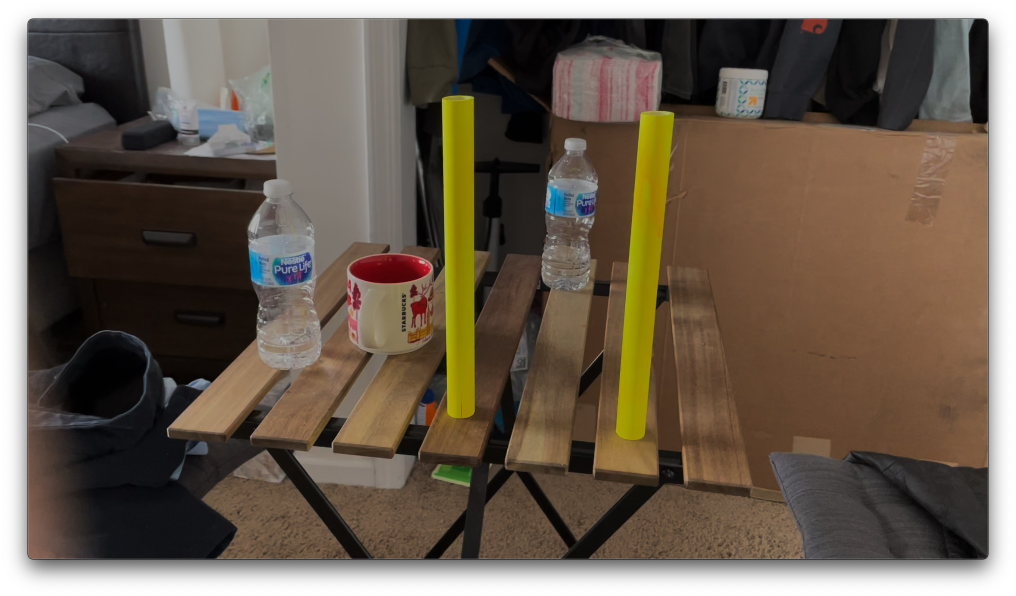
#> input picture Yellowpole7.jpg, 2032 x 1192 px (shown at 1/2 size)
$ python test_pic.py
#> lines starting #> are read from the running program, lines starting #| are printed output that depends on the picture; after the words box and inside, x2 and y2 are one past the last pixel; in counts of white or black regions, pixels touching at a corner belong together
### recognition.py
import cv2
import numpy as np

# Regular HSV setting
#lower_yellow = np.array([20, 80, 80])
#upper_yellow = np.array([40, 255, 255])

def detect_yellow(frame):
    # filter for yellow
    hsv = cv2.cvtColor(frame, cv2.COLOR_BGR2HSV)
    lower_yellow = np.array([23, 100, 80])
    upper_yellow = np.array([40, 255, 255])
    mask = cv2.inRange(hsv, lower_yellow, upper_yellow)

    return mask

# [212 lines left out: functions detect_blue, detect_circle, detect_green, detect_circle_green, park_dir, detect_poles and 6 more, not called in this run]


### test_pic.py
import cv2
import numpy as np
import recognition as rec

frame = cv2.imread('Yellowpole7.jpg')
#> frame is the input picture: shape (1192, 2032, 3); mean B, G, R 79.9, 93.4, 105.8
blur = cv2.GaussianBlur(frame,(5,5),0)

edges = rec.detect_yellow(blur)
#> in detect_yellow, `hsv = cv2.cvtColor(frame, cv2.COLOR_BGR2HSV)`: hsv: shape (1192, 2032, 3); mean H, S, V 30.2, 76.5, 106.9
#> in detect_yellow, `mask = cv2.inRange(hsv, lower_yellow, upper_yellow)`:
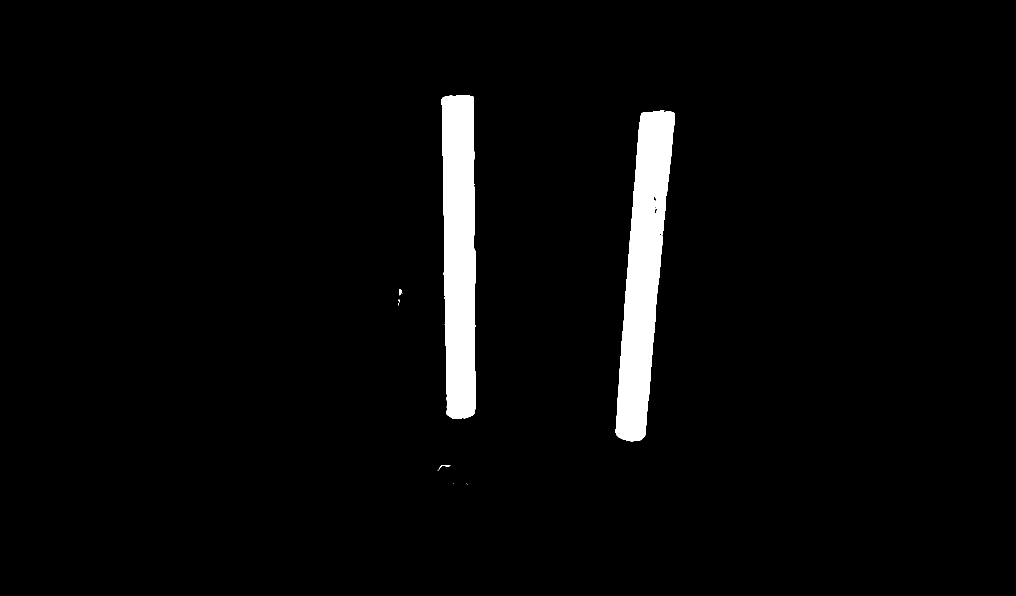
#> mask: shape (1192, 2032) (shown at 1/2 size); 3.4% white; 10 white regions (6 under 20 px), largest, box (x1, y1, x2, y2) and area: (1231, 221, 1349, 883) 42272, (883, 190, 951, 838) 39058, (798, 578, 804, 591) 54, (875, 930, 901, 942) 49

#> (the run stopped early here; a loop or call above may not have finished)

$ run again, with Yellowpole1.jpeg copied over Yellowpole7.jpg
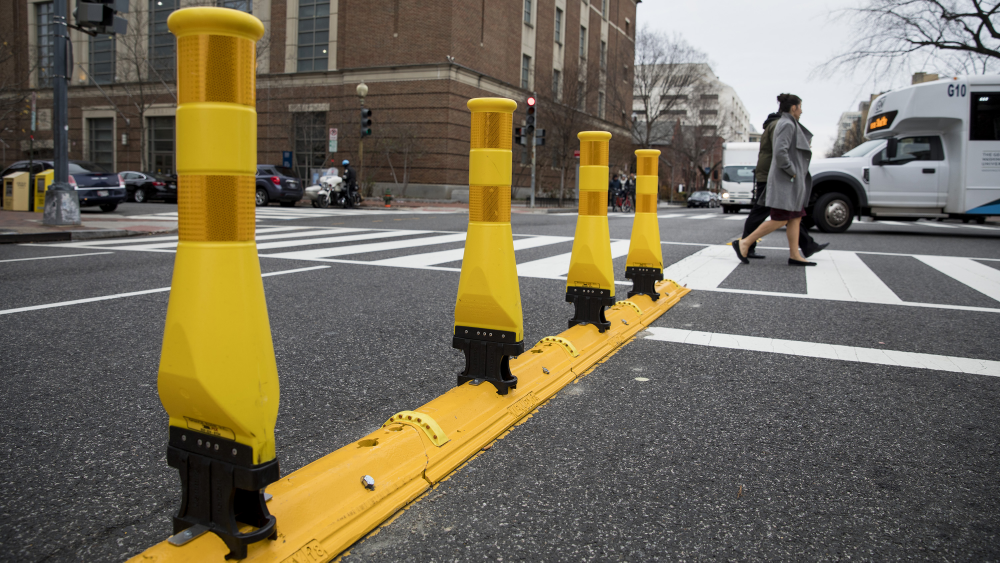
#> input picture Yellowpole1.jpeg, 3000 x 1687 px (shown at 1/3 size)
#> frame is the input picture: shape (1687, 3000, 3); mean B, G, R 88.5, 107.8, 115.9
#> hsv: shape (1687, 3000, 3); mean H, S, V 66.1, 54.6, 118.4
#> in detect_yellow, `mask = cv2.inRange(hsv, lower_yellow, upper_yellow)`:
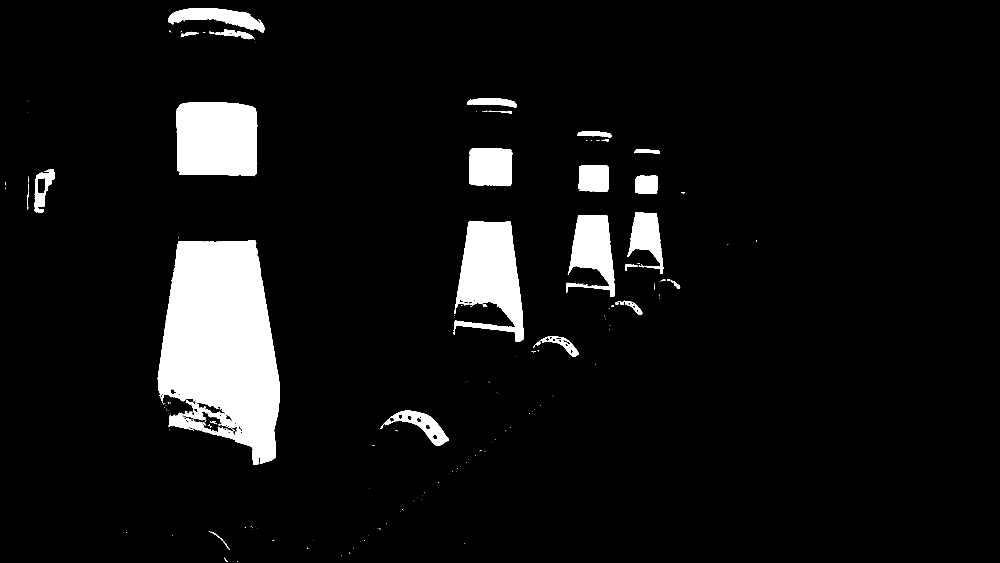
#> mask: shape (1687, 3000) (shown at 1/3 size); 7.1% white; 207 white regions (171 under 20 px), largest, box (x1, y1, x2, y2) and area: (473, 721, 840, 1395) 175634, (529, 306, 772, 529) 51311, (1361, 662, 1571, 1026) 46197

$ run again, with Yellowpole2.jpeg copied over Yellowpole7.jpg
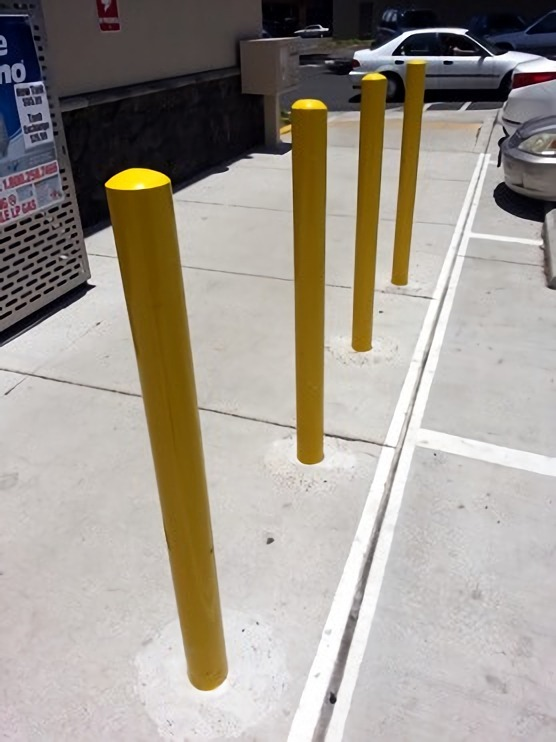
#> input picture Yellowpole2.jpeg, 556 x 742 px
#> frame is the input picture: shape (742, 556, 3); mean B, G, R 144.7, 153.8, 160.7
#> hsv: shape (742, 556, 3); mean H, S, V 55.2, 46.6, 162.3
#> in detect_yellow, `mask = cv2.inRange(hsv, lower_yellow, upper_yellow)`:
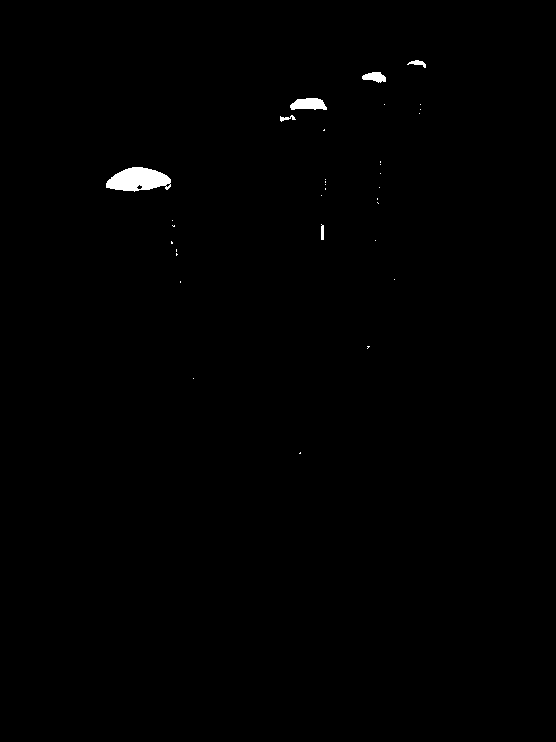
#> mask: shape (742, 556); 0.45% white; 33 white regions (27 under 20 px), largest, box (x1, y1, x2, y2) and area: (106, 167, 171, 192) 1134, (290, 98, 327, 110) 341, (362, 72, 386, 83) 178, (407, 60, 426, 68) 70, (280, 115, 296, 122) 51, (321, 224, 324, 240) 45

$ run again, with Yellowpole3.jpeg copied over Yellowpole7.jpg
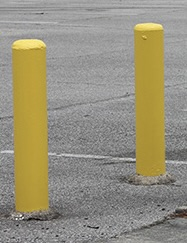
#> input picture Yellowpole3.jpeg, 187 x 243 px
#> frame is the input picture: shape (243, 187, 3); mean B, G, R 124.4, 145.5, 151.3
#> `blur = cv2.GaussianBlur(frame,(5,5),0)`:
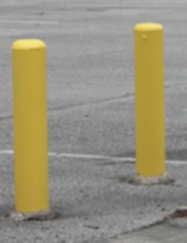
#> blur: shape (243, 187, 3); mean B, G, R 124.4, 145.5, 151.3
#> hsv: shape (243, 187, 3); mean H, S, V 24.9, 39.5, 151.5
#> in detect_yellow, `mask = cv2.inRange(hsv, lower_yellow, upper_yellow)`:
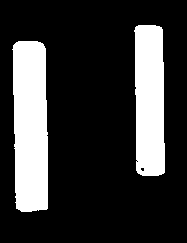
#> mask: shape (243, 187); 21.6% white; 2 white regions, box (x1, y1, x2, y2) and area: (12, 41, 48, 212) 5557, (134, 25, 165, 176) 4244
